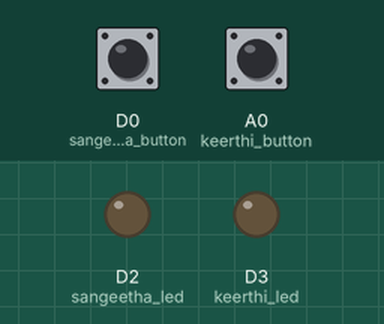
Bench run of a sketch on a simulated Particle Photon. Shown: output pins drawn as LEDs (lit = HIGH). Dashed ring = blinking. The test bench sets the inputs (shaded band); at power-on: D0 (sangeetha_button) LOW, A0 (keerthi_button) LOW.

Above: at 1.2 s.
1.3 s: D0 (sangeetha_button) pulled HIGH for 0.15 s
At 1.7 s:
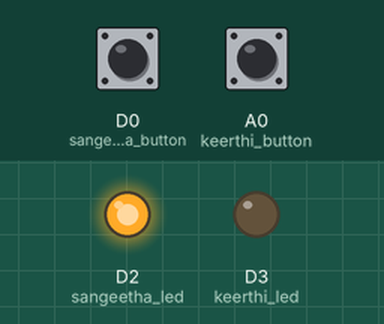
2.9 s: A0 (keerthi_button) pulled HIGH for 0.15 s
At 4.1 s:
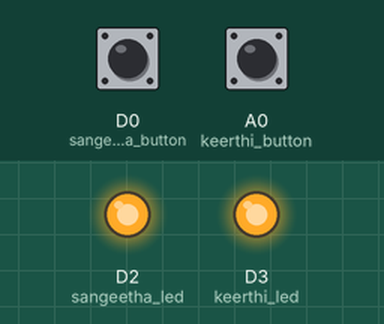
At 5.24 s:
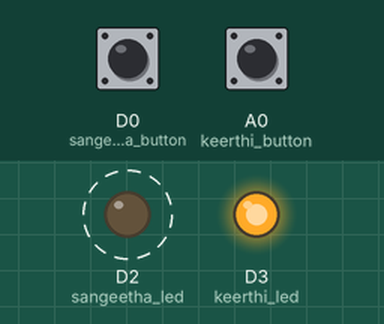
Timing chart, 0 to 10.4 s (numbered marks = the images above; inputs shaded):
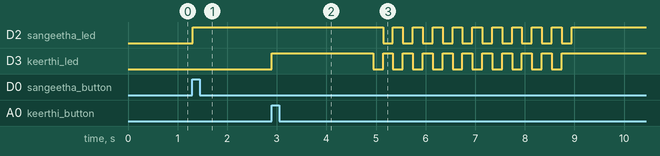

Measured:
- after the input at 1.3 s, D2 (sangeetha_led): LOW → HIGH at once
- after the input at 2.9 s, D2 (sangeetha_led): alternates HIGH for 0.20 s and LOW for 0.20 s, 20 changes in all, then stays HIGH, starting after 2.2 s; D3 (keerthi_led): LOW → HIGH at once, then repeats every 0.40 s: LOW 0.20 s, HIGH 0.20 s, until it stays HIGH from 8.7 s

The sketch:

marriagecounselor.ino
```cpp
// ------------
// The marriage counsellor
// ------------

/*-------------

The key issue in most marriages is lack of communication.
The marriage counsellor uses a non-intrusive mechanism to trigger a little less conversation and a little more action to break the barrier to communication.

Step 1: Partner A pushes their designated button to indicate a "ready" state
Step 2: Partner B pushes their designated button in reponse to the "ready" state
Step 3: It's on!

It's that easy! The marriage counsellor takes care of the rest by setting mood lighting for enabling quality distraction free communication
The marriage counsellor then turns all the lights off after an hour, ensuring nothing gets in the way of a good cuddle and pillow talk

-------------*/

// First, we're going to make some variables called Keerthi and Sangeetha

// Labels for clarification

int sangeetha_led = D2;
int keerthi_led = D3;
int keerthi_button = A0;
int sangeetha_button = D0;

// GLOBAL VARIABLES
// We'll use these booleans to set state once buttons are pushed.
// Note that I thought about using the debounce function (https://www.arduino.cc/en/Tutorial/Debounce) but it isn't necessary since we want to react only one way no matter how many times the button is pushed
bool keerthi=false;
bool sangeetha=false;
long dance_interval = 200; //make the LEDs dance faster / slower by changing this interval
long dim_interval = 3600000; //1 hour
//Do the dance only once
bool one_time_dim=true;
unsigned long previousMillis = 0;

void setup() {

  // We are going to tell our device that D0 and D7 (which we named led1 and led2 respectively) are going to be output
  // (That means that we will be sending voltage to them, rather than monitoring voltage that comes from them)

  // Define initial state
  pinMode(keerthi_button, INPUT);
  pinMode(sangeetha_button, INPUT);
  pinMode(sangeetha_led, OUTPUT);
  pinMode(keerthi_led, OUTPUT);
  digitalWrite(sangeetha_led, LOW);
  digitalWrite(keerthi_led, LOW);

}

// Next we have the loop function, the other essential part of a microcontroller program.
// This routine gets repeated over and over, as quickly as possible and as many times as possible, after the setup function is called.
// Note: Code that blocks for too long (like more than 5 seconds), can make weird things happen (like dropping the network connection).  The built-in delay function shown below safely interleaves required background activity, so arbitrarily long delays can safely be done if you need them.

void loop() {

  // Detect button push for Keeerthi
  if (digitalRead(keerthi_button) == HIGH){
      keerthi=true;
  }
  // Detect button push for Sangeetha
  if (digitalRead(sangeetha_button) == HIGH){
      sangeetha=true;
  }

  // Set state for Keerthi & Sangeetha
  if (keerthi == true && sangeetha == true){

      unsigned long currentMillis = millis();

      //Both buttons pressed
      digitalWrite(keerthi_led, HIGH);
      digitalWrite(sangeetha_led, HIGH);
      //Wait a couple of second
      delay(2000);

      //Kick off a one time activity for this state
      if(one_time_dim == true){
          //Set event state to dim lights
          Spark.publish("play_music");
          Spark.publish("light_dim");
          // set this once, becuase this is where we want to 0 the time
          previousMillis = currentMillis;
          // Do a little dance
          lightDance();
          // Don't run the above commands again until we've reset the state
          one_time_dim=false;
      }

      // Start counting down to an hour, and continuously check how long it's been
      if (currentMillis - previousMillis >= dim_interval) {
          //Set event state to turn off lights
          Spark.publish("light_off");
          resetState();
      }


  }
  // Set state for Keerthi
  if (keerthi == true && sangeetha ==false){
      digitalWrite(sangeetha_led, LOW);
      digitalWrite(keerthi_led, HIGH);
  }

  // Set state for Sangeetha
  if (keerthi == false && sangeetha ==true){
      digitalWrite(sangeetha_led, HIGH);
      digitalWrite(keerthi_led, LOW);
  }
}

// Flashing LED light dance
void lightDance() {
    int i = 0;
    while (i<10){
        digitalWrite(sangeetha_led, HIGH);
        digitalWrite(keerthi_led, LOW);
        //wait
        delay(dance_interval);
        digitalWrite(sangeetha_led, LOW);
        digitalWrite(keerthi_led, HIGH);
        //wait
        delay(dance_interval);
        //increment
        i++;
    }

}

void resetState() {
    // Set everything back to normal
    keerthi=false;
    sangeetha=false;
    one_time_dim=true;
    digitalWrite(sangeetha_led, LOW);
    digitalWrite(keerthi_led, LOW);

}
```
